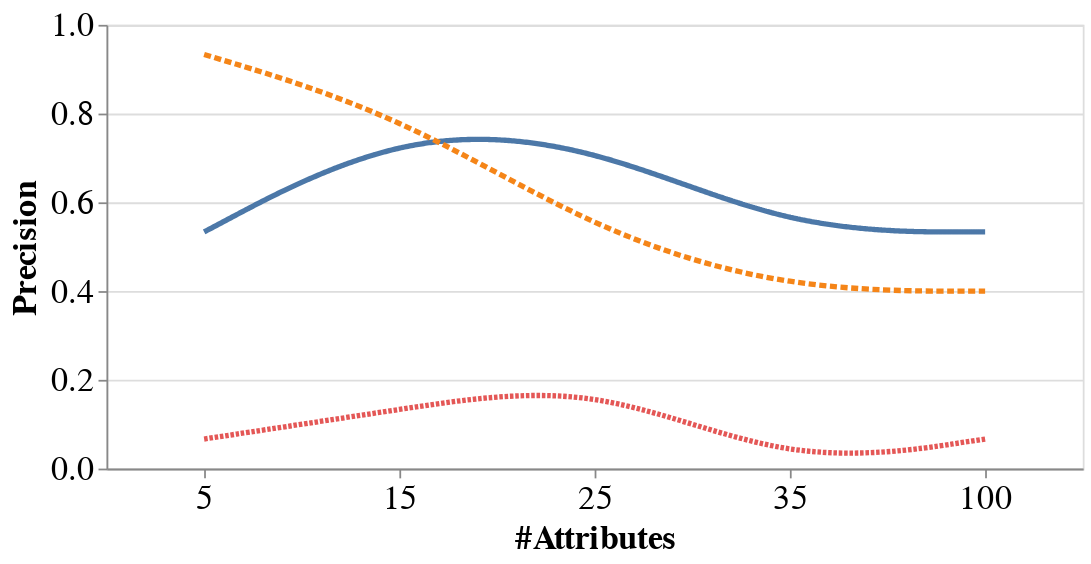

Write notebook code for a chart like this one.
### Code cell
graph_prec

### Figure 1 — Vega-Lite specification as saved in the notebook (floating-point values rounded to 4 significant figures)
{"config": {"view": {"continuousWidth": 400, "continuousHeight": 300}}, "data": {"name": "data-951131a9b0b9f2f1582ca1c13040e31a"}, "mark": {"type": "line", "interpolate": "basis", "strokeWidth": 3}, "encoding": {"color": {"type": "nominal", "field": "method", "legend": null, "title": ""}, "strokeDash": {"type": "nominal", "field": "method", "title": ""}, "x": {"type": "nominal", "axis": {"labelAngle": 0, "labelFontSize": 19, "title": "#Attributes", "titleFontSize": 19}, "field": "nb_attributes"}, "y": {"type": "quantitative", "axis": {"labelFontSize": 19, "title": "Precision", "titleFontSize": 19}, "field": "precision", "scale": {"zero": false}}}, "height": 250, "width": 550, "$schema": "https://vega.github.io/schema/vega-lite/v4.8.1.json", "datasets": {"data-951131a9b0b9f2f1582ca1c13040e31a": [{"method": "  SMORL", "nb_attributes": 5, "sess": 0, "time": 0.0256, "attr_precision": 0.0, "precision": 0.5333, "recall": 0.1786, "diversity": 0.5026, "alpha_ndcg": 1.152, "harmo": 0.5175}, {"method": "  SMORL", "nb_attributes": 15, "sess": 0, "time": 0.02544, "attr_precision": 0.0, "precision": 0.7667, "recall": 0.2556, "diversity": 0.4994, "alpha_ndcg": 2.341, "harmo": 0.6048}, {"method": "  SMORL", "nb_attributes": 25, "sess": 0, "time": 0.02637, "attr_precision": 0.0, "precision": 0.7333, "recall": 0.2444, "diversity": 0.5048, "alpha_ndcg": 1.869, "harmo": 0.598}, {"method": "  SMORL", "nb_attributes": 35, "sess": 0, "time": 0.02709, "attr_precision": 0.0, "precision": 0.5333, "recall": 0.1778, "diversity": 0.4992, "alpha_ndcg": 1.293, "harmo": 0.5157}, {"method": "  SMORL", "nb_attributes": 100, "sess": 0, "time": 0.02686, "attr_precision": 0.0, "precision": 0.5333, "recall": 0.1778, "diversity": 0.514, "alpha_ndcg": 1.497, "harmo": 0.5235}, {"method": "  SWAP", "nb_attributes": 5, "sess": 0, "time": 0.0758, "attr_precision": 0.0, "precision": 0.9333, "recall": 0.3127, "diversity": 0.5238, "alpha_ndcg": 2.662, "harmo": 0.671}, {"method": "  SWAP", "nb_attributes": 15, "sess": 0, "time": 0.2151, "attr_precision": 0.0, "precision": 0.8, "recall": 0.2667, "diversity": 0.5334, "alpha_ndcg": 2.366, "harmo": 0.64}, {"method": "  SWAP", "nb_attributes": 25, "sess": 0, "time": 0.353, "attr_precision": 0.0, "precision": 0.5333, "recall": 0.1778, "diversity": 0.5356, "alpha_ndcg": 1.243, "harmo": 0.5345}, {"method": "  SWAP", "nb_attributes": 35, "sess": 0, "time": 0.4915, "attr_precision": 0.0, "precision": 0.4, "recall": 0.1333, "diversity": 0.5335, "alpha_ndcg": 1.047, "harmo": 0.4572}, {"method": "  SWAP", "nb_attributes": 100, "sess": 0, "time": 1.391, "attr_precision": 0.0, "precision": 0.4, "recall": 0.1333, "diversity": 0.5393, "alpha_ndcg": 1.019, "harmo": 0.4593}, {"method": " MMR", "nb_attributes": 5, "sess": 0, "time": 3.331, "attr_precision": 0.0, "precision": 0.06667, "recall": 0.02222, "diversity": 0.5609, "alpha_ndcg": 0.3333, "harmo": 0.1192}, {"method": " MMR", "nb_attributes": 15, "sess": 0, "time": 10.09, "attr_precision": 0.0, "precision": 0.1333, "recall": 0.04444, "diversity": 0.5678, "alpha_ndcg": 0.6667, "harmo": 0.216}, {"method": " MMR", "nb_attributes": 25, "sess": 0, "time": 16.73, "attr_precision": 0.0, "precision": 0.2, "recall": 0.06667, "diversity": 0.5696, "alpha_ndcg": 0.6872, "harmo": 0.296}, {"method": " MMR", "nb_attributes": 35, "sess": 0, "time": 23.39, "attr_precision": 0.0, "precision": 0.0, "recall": 0.0, "diversity": 0.5657, "alpha_ndcg": 0.0, "harmo": 0.0}, {"method": " MMR", "nb_attributes": 100, "sess": 0, "time": 66.22, "attr_precision": 0.0, "precision": 0.06667, "recall": 0.02222, "diversity": 0.5696, "alpha_ndcg": 0.3333, "harmo": 0.1194}]}}
